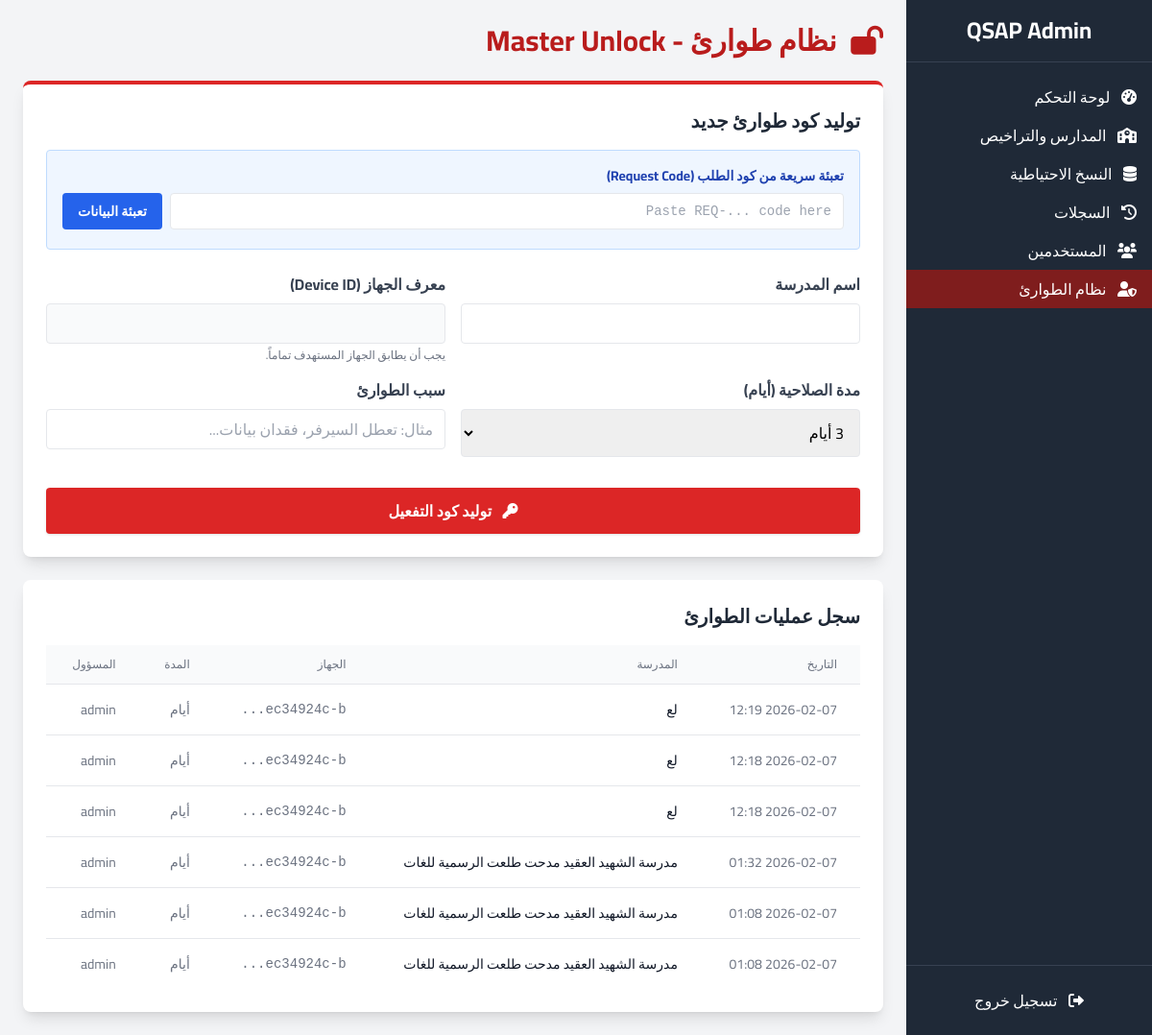
The app's page /admin/emergency/ (signed in) with its own data.
### models.py (models this page shows)
class EmergencyLog(db.Model):
    id = db.Column(db.Integer, primary_key=True)
    device_id = db.Column(db.String(128), nullable=False) # Store Device ID string directly as it might be for a non-registered device
    school_name = db.Column(db.String(120))
    generated_by = db.Column(db.String(50)) # client, server
    reason = db.Column(db.String(200))
    code_hash = db.Column(db.String(64)) # To prevent replay if we want
    created_at = db.Column(db.DateTime, default=datetime.utcnow)
    is_used = db.Column(db.Boolean, default=False)
    used_at = db.Column(db.DateTime)
    synced_at = db.Column(db.DateTime)
    client_ip = db.Column(db.String(50))

### routes/emergency.py (the view, shortened to what this page needs)
@emergency_bp.route('/', methods=['GET', 'POST'])
@login_required
def index():
    generated_code = None
    logs = EmergencyLog.query.order_by(EmergencyLog.created_at.desc()).limit(20).all()
    return render_template('admin/emergency.html', generated_code=generated_code, logs=logs)

### models.py (called while the page is built)
@login_manager.user_loader
def load_user(user_id):
    return AdminUser.query.get(int(user_id))

    @property
    def is_active(self):
        return self.is_active_user

### templates/admin/emergency.html (shortened to what this page needs)
{% extends 'admin/base.html' %}
{% block content %}
<div class="flex flex-col gap-6">
    <div class="flex justify-between items-center">
        <h2 class="text-3xl font-bold text-red-700">
            <i class="fas fa-lock-open ml-2"></i> نظام طوارئ - Master Unlock
        </h2>
    </div>
    <div class="bg-white p-6 rounded-lg shadow-lg border-t-4 border-red-600">
        <h3 class="text-xl font-bold mb-4 text-gray-800">توليد كود طوارئ جديد</h3>
        <div class="mb-6 p-4 bg-blue-50 border border-blue-200 rounded">
            <label class="block text-blue-800 font-bold mb-2 text-sm">تعبئة سريعة من كود الطلب (Request Code)</label>
            <div class="flex gap-2">
                <input type="text" id="requestCode" placeholder="Paste REQ-... code here" class="flex-1 border rounded px-3 py-2 text-sm font-mono focus:outline-none focus:border-blue-500">
                <button type="button" onclick="parseRequestCode()" class="bg-blue-600 text-white px-4 py-2 rounded hover:bg-blue-700 text-sm font-bold">
                    تعبئة البيانات
                </button>
            </div>
        </div>
        <form method="POST" class="grid grid-cols-1 md:grid-cols-2 gap-4">
            <div>
                <label class="block text-gray-700 font-bold mb-2">اسم المدرسة</label>
                <input type="text" name="school_name" required class="w-full border rounded px-3 py-2 focus:outline-none focus:border-red-500">
            </div>
            <div>
                <label class="block text-gray-700 font-bold mb-2">معرف الجهاز (Device ID)</label>
                <input type="text" name="device_id" required class="w-full border rounded px-3 py-2 font-mono bg-gray-50 focus:outline-none focus:border-red-500">
                <p class="text-xs text-gray-500 mt-1">يجب أن يطابق الجهاز المستهدف تماماً.</p>
            </div>
            <div>
                <label class="block text-gray-700 font-bold mb-2">مدة الصلاحية (أيام)</label>
                <select name="duration" class="w-full border rounded px-3 py-2 focus:outline-none focus:border-red-500">
                    <option value="3" selected>3 أيام</option>
                </select>
            </div>
            <div>
                <label class="block text-gray-700 font-bold mb-2">سبب الطوارئ</label>
                <input type="text" name="reason" placeholder="مثال: تعطل السيرفر، فقدان بيانات..." class="w-full border rounded px-3 py-2 focus:outline-none focus:border-red-500">
            </div>
            <div class="md:col-span-2 mt-4">
                <button type="submit" class="w-full bg-red-600 hover:bg-red-700 text-white font-bold py-3 px-4 rounded shadow transition duration-200">
                    <i class="fas fa-key ml-2"></i> توليد كود التفعيل
                </button>
            </div>
        </form>
    </div>
    <div class="bg-white p-6 rounded-lg shadow-lg">
        <h3 class="text-xl font-bold mb-4 text-gray-800">سجل عمليات الطوارئ</h3>
        <div class="overflow-x-auto">
            <table class="min-w-full divide-y divide-gray-200">
                <thead class="bg-gray-50">
                    <tr>
                        <th class="px-6 py-3 text-right text-xs font-medium text-gray-500 uppercase">التاريخ</th>
                        <th class="px-6 py-3 text-right text-xs font-medium text-gray-500 uppercase">المدرسة</th>
                        <th class="px-6 py-3 text-right text-xs font-medium text-gray-500 uppercase">الجهاز</th>
                        <th class="px-6 py-3 text-right text-xs font-medium text-gray-500 uppercase">المدة</th>
                        <th class="px-6 py-3 text-right text-xs font-medium text-gray-500 uppercase">المسؤول</th>
                    </tr>
                </thead>
                <tbody class="bg-white divide-y divide-gray-200">
                    {% for log in logs %}
                    <tr>
                        <td class="px-6 py-4 whitespace-nowrap text-sm text-gray-500">{{ log.created_at.strftime('%Y-%m-%d %H:%M') }}</td>
                        <td class="px-6 py-4 whitespace-nowrap text-sm font-medium text-gray-900">{{ log.school_name }}</td>
                        <td class="px-6 py-4 whitespace-nowrap text-sm font-mono text-gray-500" title="{{ log.device_id }}">{{ log.device_id[:10] }}...</td>
                        <td class="px-6 py-4 whitespace-nowrap text-sm text-gray-500">{{ log.duration_days }} أيام</td>
                        <td class="px-6 py-4 whitespace-nowrap text-sm text-gray-500">{{ log.generated_by }}</td>
                    </tr>
                    {% endfor %}
                </tbody>
            </table>
        </div>
    </div>
</div>
{% endblock %}

### templates/admin/base.html (style rules this page uses)
body { font-family: 'Cairo', sans-serif; }

### records on screen
EmergencyLog: created_at "2026-02-07 12:19", school_name "لع", device_id "ec34924c-b", generated_by "admin"
EmergencyLog: created_at "2026-02-07 12:18", school_name "لع", device_id "ec34924c-b", generated_by "admin"
EmergencyLog: created_at "2026-02-07 12:18", school_name "لع", device_id "ec34924c-b", generated_by "admin"
EmergencyLog: created_at "2026-02-07 01:32", school_name "مدرسة الشهيد العقيد مدحت طلعت الرسمية للغات", device_id "ec34924c-b", generated_by "admin"
EmergencyLog: created_at "2026-02-07 01:08", school_name "مدرسة الشهيد العقيد مدحت طلعت الرسمية للغات", device_id "ec34924c-b", generated_by "admin"
EmergencyLog: created_at "2026-02-07 01:08", school_name "مدرسة الشهيد العقيد مدحت طلعت الرسمية للغات", device_id "ec34924c-b", generated_by "admin"
